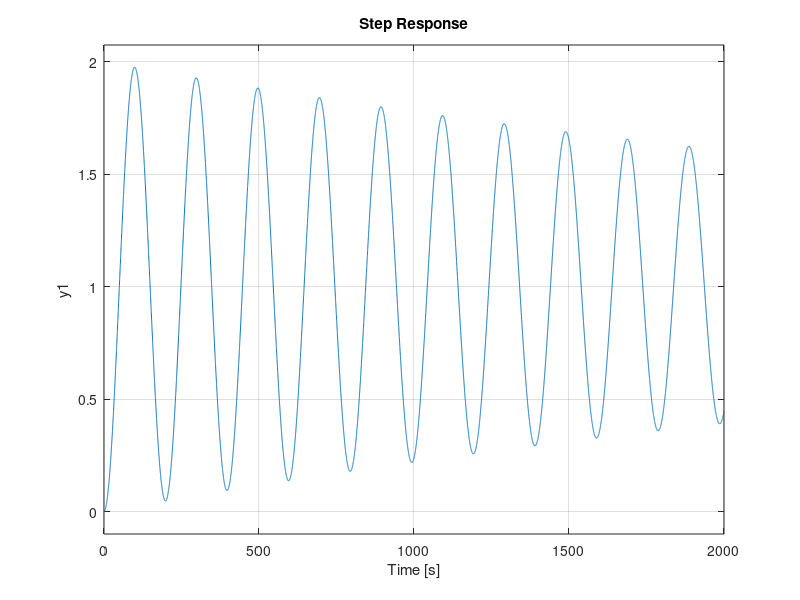

Write the MATLAB code that produced this figure.
s = tf('s');
gs = 1/(500*(s^2));
gcs = (s+1)/(s+2);

tfss = series(gs, gcs);
isstable(tfss)
subplot(2, 2, 1);
step(tfss)

tfps = parallel(gs, gcs);
isstable(tfps)
subplot(2, 2, 2);
step(tfps)

tffs = feedback(tfss, +1);
isstable(tffs)
subplot(2, 2, 3);
step(tffs)
